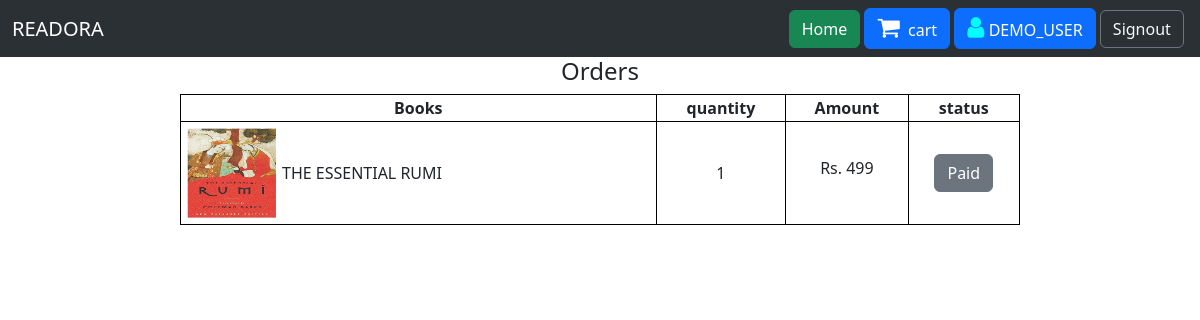
/cart/orders/ (signed in), run on the app's committed database.
### cartapp/models.py (models this page shows, shortened)
class Checkout(models.Model):
    cart = models.ForeignKey(Cart, on_delete=models.CASCADE)
    amount = models.CharField(max_length=150)
    book = models.CharField(max_length=255, null=True)
    payment_id = models.CharField(max_length=150)
    paid = models.BooleanField(default=False)
    ordered_date = models.DateTimeField(auto_now_add=True,null=True)

class Cart(models.Model):
    user = models.ForeignKey(User, on_delete=models.CASCADE)
    book = models.ForeignKey(Book, on_delete=models.CASCADE)
    quantity = models.PositiveBigIntegerField(default=1)
    created_at = models.DateTimeField(auto_now_add=True)
    ordered = models.BooleanField(default=False)
    def total(self):
        return self.book.price*self.quantity

### ecommerce_app/models.py (models this page shows, shortened)
class Book(models.Model):
    genre = models.ForeignKey(Genre, on_delete=models.CASCADE)
    title = models.CharField(max_length=150)
    slug = models.SlugField(unique=True,blank=True)
    author  = models.CharField(max_length=150)
    price = models.IntegerField()
    stock = models.PositiveIntegerField()
    image = models.ImageField(upload_to='book_images/',null=True,blank=True)
    is_active = models.BooleanField(default=True)
    created_at = models.DateTimeField(auto_now_add=True)
    updated_at = models.DateTimeField(auto_now=True)

### cartapp/views.py (the view)
# urls.py: path('orders/',views.orders, name='orders')
@login_required(login_url='signin')
def orders(request):
    orders = Checkout.objects.filter(cart__user=request.user, paid=True).order_by('-id')
    return render(request,'orders.html',{'orders':orders})

### cartapp/templates/orders.html (shortened to what this page needs)
<!DOCTYPE html>
<html lang="en">
  <head>
    <link href="https://cdn.jsdelivr.net/npm/bootstrap@5.3.8/dist/css/bootstrap.min.css" rel="stylesheet"
>
    <link rel="stylesheet" href="https://cdnjs.cloudflare.com/ajax/libs/font-awesome/4.7.0/css/font-awesome.min.css">
  </head>
  <body>
    <nav class="navbar navbar-expand-lg bg-body-tertiary sticky-top"  data-bs-theme="dark">
        <div class="container-fluid">
          <a class="navbar-brand" href="/">READORA</a>
          <div class="d-grid gap-2 d-md-flex justify-content-md-end">
            <a href="{% url 'home' %}"><button class="btn btn-success" type="button">Home</button></a>
          </div>&nbsp;
          {% if user.is_authenticated %}
          <button class="btn btn-primary" type="button"><a href="{% url 'cart' %}" style="color: white;text-decoration: none;"><i class="fa fa-shopping-cart" style="font-size:24px;color:white;"></i>
            &nbsp;cart</a>
          </button>&nbsp;
          <button class="btn btn-primary" type="button"><i class="fa fa-user"
            style="font-size:24px;color: aqua;"></i>&nbsp;{{user.username}}
          </button>&nbsp;
          <div class="d-grid gap-2 d-md-flex justify-content-md-end">
            <a href="{% url 'signout' %}">
              <button type="button" class="btn btn-outline-secondary" style="color: rgb(248, 248, 250);">
                Signout
              </button>
            </a>
          </div>
          {% endif %}&nbsp;
    </nav>
    <h4 style="text-align: center;">Orders</h4>
    <table>
        <tr style="text-align: center;">
          <th>Books</th>
          <th>quantity</th>
          <th>Amount</th>
          <th>status</th>
        </tr>
      {% for order in orders%}
        <tr>
          <td>
            <div style="display:flex; align-items:center;">
              <img src="{{order.cart.book.image.url}}" style="padding:5px;width: 100px;height: 100px;">
            <div>
              <div>{{order.book}}</div>
            </div>
          </td>
          <td style="text-align: center;">{{order.cart.quantity}}</td>
          <td style="text-align: center;"><h6>Rs. <span>{{order.cart.total}}</span></h6></td>
          <td style="text-align: center;"><a href=""><button type="button" class="btn btn-secondary">Paid</button></a></td>
        </tr>
      {% endfor %}
    </table>
  </body>
</html>

### cartapp/templates/orders.html (style rules this page uses)
table { width: 70%; margin: 0 auto; }
table,th,td { border-collapse: collapse; border: 1px solid black; }

### data on the page
Checkout: cart.book.image (picture), book "THE ESSENTIAL RUMI", cart.quantity "1", cart.total "499"

### other printed values
{{ user.username }} "DEMO_USER"
